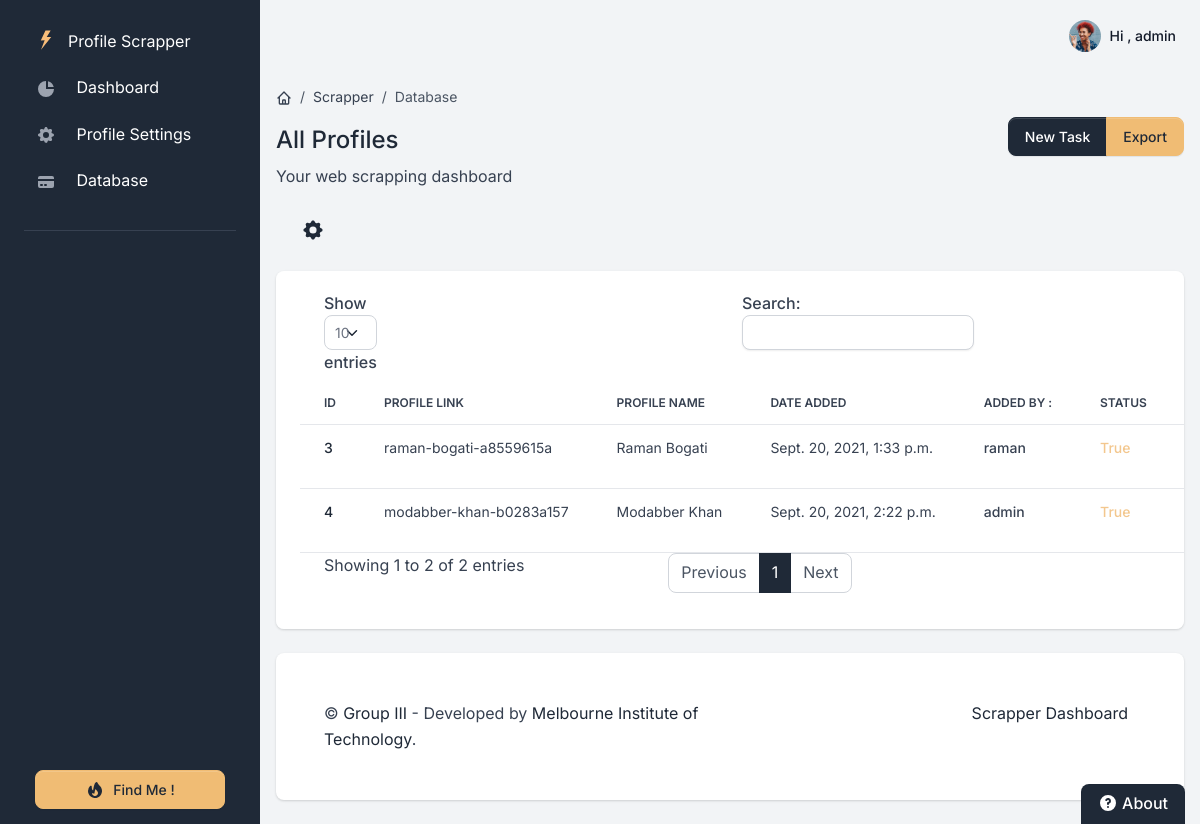
/databasetable (signed in), run on the app's committed database.
### apps/app/models.py (models this page shows)
class scrapperprofile(models.Model):
    Contact = models.TextField(null=True,blank=True)
    name= models.TextField(null=True,blank=True)
    location= models.TextField(null=True,blank=True)
    Education= models.TextField(null=True,blank=True)
    Skills = models.TextField(null=True,blank=True)
    Interest = models.TextField(null=True,blank=True)
    Description = models.TextField(null=True,blank=True)
    profilelink= models.CharField(max_length=200,unique=True)
    uploaded_at = models.DateTimeField(auto_now_add=True)
    scrapped_status = models.BooleanField(default=False)
    added_by = models.ForeignKey(settings.AUTH_USER_MODEL,
                             on_delete=models.CASCADE)

### apps/app/views.py (the view)
# urls.py: path('databasetable', views.databasetable, name='databasetable'),
@login_required(login_url="/login/")
def databasetable(request):
    userid=request.user.id
    profiledata=scrapperprofile.objects.all()
    usernewprofile=Profile.objects.filter(user=userid)
    context = {'profile': usernewprofile,'profiledata': profiledata,'taskform':scrapperprofileForm}
    html_template = loader.get_template('databasetable.html')
    return HttpResponse(html_template.render(context, request))

### core/templates/databasetable.html (shortened to what this page needs)
{% extends "layouts/base.html" %}
{% load crispy_forms_tags %}
{% block content %}
  <div class="d-flex justify-content-between flex-wrap flex-md-nowrap align-items-center py-4">
      <div class="d-block mb-4 mb-md-0">
          <nav aria-label="breadcrumb" class="d-none d-md-inline-block">
              <ol class="breadcrumb breadcrumb-dark breadcrumb-transparent">
                  <li class="breadcrumb-item">
                      <a href="#">
                      </a>
                  </li>
                  <li class="breadcrumb-item"><a href="#">Scrapper</a></li>
                  <li class="breadcrumb-item active" aria-current="page">Database</li>
              </ol>
          </nav>
          <h2 class="h4">All Profiles</h2>
          <p class="mb-0">Your web scrapping dashboard</p>
      </div>
      <div class="btn-toolbar mb-2 mb-md-0">
          <div class="btn-group ms-2 ms-lg-3">
<button type="button" class="btn btn-primary" data-bs-toggle="modal" data-bs-target="#modal-default">New Task</button>
              <button type="button" id="exportbutton" class="btn btn-secondary">Export</button>
          </div>
      </div>
  </div>
  <div class="table-settings mb-4">
      <div class="row align-items-center justify-content-between">
          <div class="col-4 col-md-2 col-xl-1 ps-md-0 text-end">
              <div class="dropdown">
                  <button class="btn btn-link text-dark dropdown-toggle dropdown-toggle-split m-0 p-1" data-bs-toggle="dropdown" aria-haspopup="true" aria-expanded="false">
                  </button>
              </div>
          </div>
      </div>
  </div>
  <div class="card card-body border-0 shadow table-wrapper table-responsive">
      <table id="datatable" class="table table-hover">
          <thead>
              <tr>
                  <th class="border-gray-200">Id</th>
                  <th class="border-gray-200">Profile Link</th>
                  <th class="border-gray-200">Profile Name</th>
                  <th class="border-gray-200">Date Added</th>
                  <th class="border-gray-200">Added By :</th>
                  <th class="border-gray-200">Status</th>
                  <th class="border-gray-200">Action</th>
              </tr>
          </thead>
          <tbody>
              {% for data in profiledata %}
              <tr>
                  <td>
                      <a href="#" class="fw-bold">
                          {{data.id}}
                      </a>
                  </td>
                  <td>
                      <span class="fw-normal">{{data.profilelink}}</span>
                  </td>
                  <td><span class="fw-normal">{{data.name}}</span></td>
                  <td><span class="fw-normal">{{data.uploaded_at}}</span></td>
                  <td><span class="fw-bold">{{data.added_by}}</span></td>
                  <td><span class="fw-bold text-warning">{{data.scrapped_status}}</span></td>
                  <td>
                  </td>
              </tr>
              {% endfor %}
          </tbody>
      </table>
  </div>
{% endblock content %}

### core/templates/includes/navigation.html (shortened to what this page needs)
<nav class="navbar navbar-top navbar-expand navbar-dashboard navbar-dark ps-0 pe-2 pb-0">
              <div class="container-fluid px-0">
                <div class="d-flex justify-content-between w-100" id="navbarSupportedContent">
                  <ul class="navbar-nav align-items-center">
                    <li class="nav-item dropdown ms-lg-3">
                      <a class="nav-link dropdown-toggle pt-1 px-0" href="#" role="button" data-bs-toggle="dropdown" aria-expanded="false">
                        <div class="media d-flex align-items-center">
                          <img class="avatar rounded-circle" alt="Image placeholder" src="/static/assets/img/team/profile-picture-3.jpg">
                          <div class="media-body ms-2 text-dark align-items-center d-none d-lg-block">
                            <span class="mb-0 font-small fw-bold text-gray-900">
                              Hi ,  <strong>{{ request.user.username }}</strong>
                            </span>
                          </div>
                        </div>
                      </a>
                    </li>
                  </ul>
                </div>
              </div>
            </nav>

### data on the page
scrapperprofile: id "3", profilelink "raman-bogati-a8559615a", name "Raman Bogati", uploaded_at "Sept. 20, 2021, 1:33 p.m.", added_by "raman", scrapped_status "True"
scrapperprofile: id "4", profilelink "modabber-khan-b0283a157", name "Modabber Khan", uploaded_at "Sept. 20, 2021, 2:22 p.m.", added_by "admin", scrapped_status "True"

### other printed values
{{ request.user.username }} "admin"
